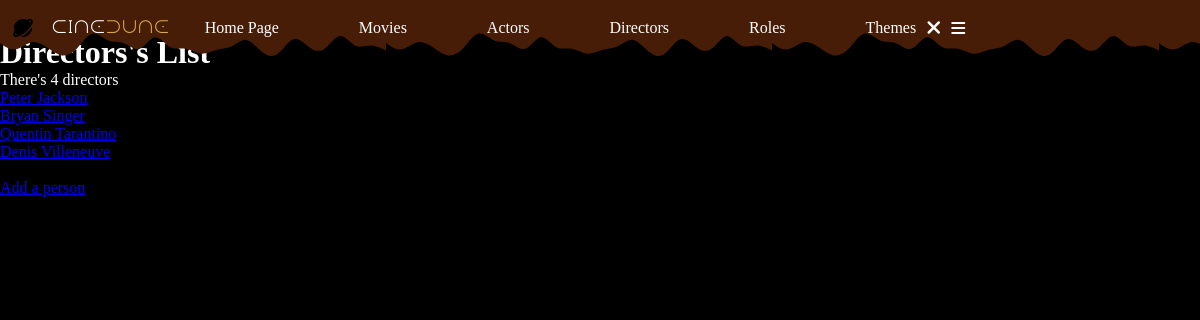
Page /index.php?action=listDirectors on the earlier database version.
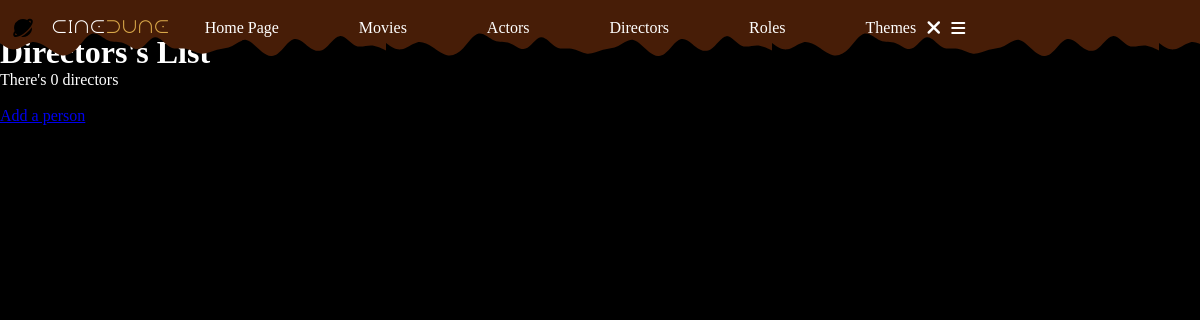
Same page on the later database version.
### tables this page shows
CREATE TABLE IF NOT EXISTS `director` (
  `idDirector` int NOT NULL AUTO_INCREMENT,
  `idPerson` int NOT NULL,
  PRIMARY KEY (`idDirector`),
  KEY `idPerson` (`idPerson`),
  CONSTRAINT `FK1_director_person` FOREIGN KEY (`idPerson`) REFERENCES `person` (`idPerson`)
);

CREATE TABLE IF NOT EXISTS `person` (
  `idPerson` int NOT NULL AUTO_INCREMENT,
  `firstname` char(255) NOT NULL,
  `surname` char(255) NOT NULL,
  `sex` char(10) NOT NULL,
  `birthdate` date NOT NULL,
  `picture` varchar(255) NOT NULL,
  PRIMARY KEY (`idPerson`)
);

### controller/PersonController.php (called while the page is built, shortened)
<?php
class PersonController
{
    public function listDirectors()
    {
        $pdo = Connect::toLogIn();
        $requestDirectors = $pdo->query("
            SELECT person.idPerson, director.idDirector, person.firstname, person.surname, person.sex, person.birthdate
            FROM director
            INNER JOIN person ON director.idPerson = person.idPerson
            ORDER BY surname
        ");
        require "view/directors/listDirectors.php";
    }
}

### view/directors/listDirectors.php (the view, shortened to what this page needs)
<?php ob_start();
$directors = $requestDirectors->fetchAll();
?>
<h1>Directors's List</h1>
<p>There's <?= $requestDirectors->rowCount() ?> directors</p>
<?php
foreach ($directors as $director) {
?>
    <a href="index.php?action=personsDetails&id=<?= $director["idPerson"] ?>"><?= $director["firstname"] . " " . $director["surname"] . "<br>" ?></a>
<?php
}
?>
<br>
<a href="index.php?action=addPerson">Add a person</a>
<?php
require "view/template.php";

Differences in the rows shown:
removed director: idPerson.firstname "Peter", idPerson.surname "Jackson"
removed director: idPerson.firstname "Bryan", idPerson.surname "Singer"
removed director: idPerson.firstname "Quentin", idPerson.surname "Tarantino"
removed director: idPerson.firstname "Denis", idPerson.surname "Villeneuve"
Other differences:
$requestDirectors->rowCount(): "4" → "0"
